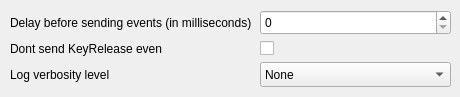
     <widget class="TabBar" name="tabAdvanced">
      <property name="locale">
       <locale language="English" country="UnitedStates"/>
      </property>
      <attribute name="title">
       <string>Advanced</string>
      </attribute>
      <widget class="QWidget" name="layoutWidget">
       <property name="geometry">
        <rect>
         <x>10</x>
         <y>10</y>
         <width>441</width>
         <height>78</height>
        </rect>
       </property>
       <layout class="QGridLayout" name="gridLayout_16">
        <item row="0" column="0">
         <widget class="QLabel" name="lblDelay">
          <property name="text">
           <string>Delay before sending events (in milliseconds)</string>
          </property>
         </widget>
        </item>
        <item row="0" column="1">
         <widget class="QSpinBox" name="tabAdvanced_spbDelay">
          <property name="maximumSize">
           <size>
            <width>191</width>
            <height>25</height>
           </size>
          </property>
          <property name="maximum">
           <number>50</number>
          </property>
         </widget>
        </item>
        <item row="1" column="0">
         <widget class="QLabel" name="lblNotSenKeyRelease">
          <property name="text">
           <string>Dont send KeyRelease even</string>
          </property>
         </widget>
        </item>
        <item row="1" column="1">
         <widget class="QCheckBox" name="tabAdvanced_chkKeyRelease">
          <property name="text">
           <string/>
          </property>
         </widget>
        </item>
        <item row="2" column="0">
         <widget class="QLabel" name="lblLogLevel">
          <property name="text">
           <string>Log verbosity level</string>
          </property>
         </widget>
        </item>
        <item row="2" column="1">
         <widget class="QComboBox" name="tabAdvanced_cmbLogLevel">
          <property name="maximumSize">
           <size>
            <width>191</width>
            <height>25</height>
           </size>
          </property>
          <item>
           <property name="text">
            <string>None</string>
           </property>
          </item>
          <item>
           <property name="text">
            <string>Error</string>
           </property>
          </item>
          <item>
           <property name="text">
            <string>Warning</string>
           </property>
          </item>
          <item>
           <property name="text">
            <string>Log</string>
           </property>
          </item>
          <item>
           <property name="text">
            <string>Debug</string>
           </property>
          </item>
          <item>
           <property name="text">
            <string>Trace</string>
           </property>
          </item>
         </widget>
        </item>
       </layout>
      </widget>
     </widget>
